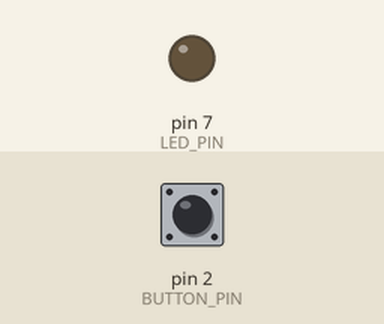
Bench run of a sketch on a simulated Arduino Uno, built with avr-gcc and run on an emulated ATmega328P. On the bench: output pins drawn as LEDs (lit = HIGH). Inputs (shaded band) come from the test bench; at power-on: pin 2 (BUTTON_PIN) HIGH.

Above: at 1.2 s.
1.3 s: pin 2 (BUTTON_PIN) pulled LOW for 0.15 s
At 2.3 s:
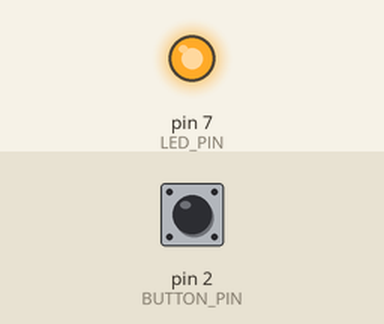
2.9 s: pin 2 (BUTTON_PIN) pulled LOW for 1 s
At 3.4 s:
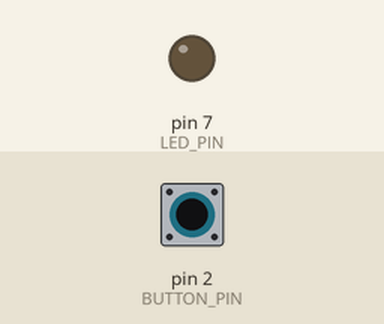
5.4 s: pin 2 (BUTTON_PIN) pulled LOW for 3.2 s
At 6.6 s:
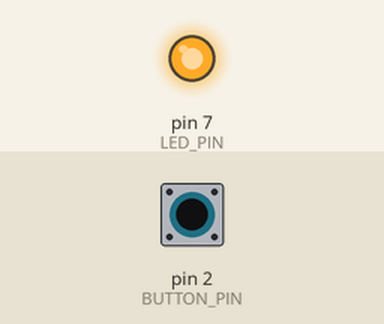
Timing chart, 0 to 8.4 s (numbered marks = the images above; inputs shaded):
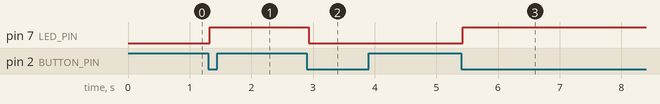

Measured:
- after the input at 1.3 s, pin 7 (LED_PIN): LOW → HIGH at once
- after the input at 2.9 s, pin 7 (LED_PIN): HIGH → LOW at once
- after the input at 5.4 s, pin 7 (LED_PIN): LOW → HIGH at once

The sketch:

button_input_pullup.ino
```cpp
const uint8_t BUTTON_PIN = 2;
const uint8_t LED_PIN = 7;
const unsigned long DEBOUNCE_MS = 30;
bool ledOn = false;
bool stableState = HIGH;
bool lastRaw = HIGH;
unsigned long changedAt = 0;

void setup() {
  pinMode(BUTTON_PIN, INPUT_PULLUP);
  pinMode(LED_PIN, OUTPUT);
}

void loop() {
  bool raw = digitalRead(BUTTON_PIN);
  if (raw != lastRaw) { changedAt = millis(); lastRaw = raw; }
  if (millis() - changedAt >= DEBOUNCE_MS && raw != stableState) {
    stableState = raw;
    if (stableState == LOW) {
      ledOn = !ledOn;
      digitalWrite(LED_PIN, ledOn ? HIGH : LOW);
    }
  }
}
```
